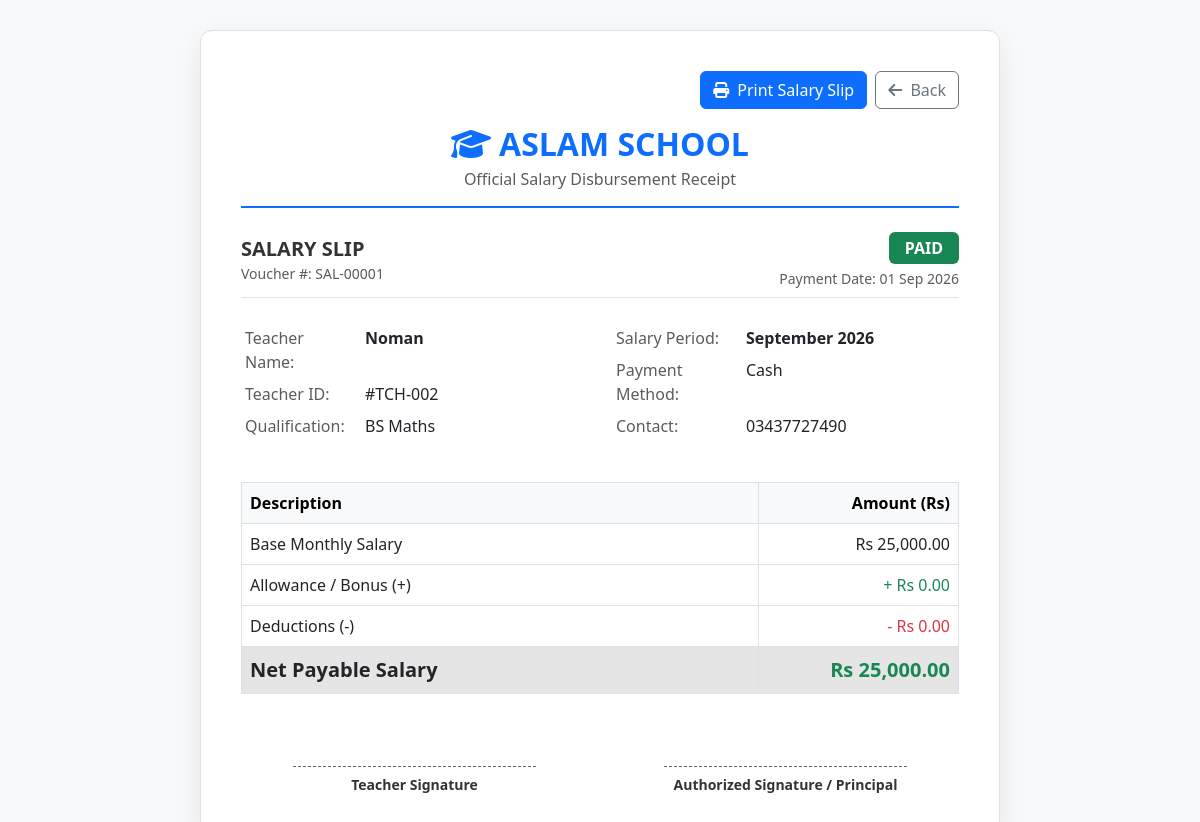
Page /school/teachers/salary_slip.php?id=1 on the committed database.
### tables this page shows
CREATE TABLE `teacher_salaries` (
  `id` int(11) NOT NULL,
  `teacher_id` int(11) NOT NULL,
  `month` varchar(20) NOT NULL,
  `year` int(4) NOT NULL,
  `amount` decimal(10,2) NOT NULL,
  `paid_on` timestamp NOT NULL DEFAULT current_timestamp(),
  `base_salary` decimal(10,2) NOT NULL DEFAULT 0.00,
  `allowance` decimal(10,2) NOT NULL DEFAULT 0.00,
  `deduction` decimal(10,2) NOT NULL DEFAULT 0.00,
  `net_salary` decimal(10,2) NOT NULL DEFAULT 0.00,
  `payment_method` varchar(50) NOT NULL DEFAULT 'Cash',
  `remarks` text DEFAULT NULL
);

CREATE TABLE `teachers` (
  `id` int(11) NOT NULL,
  `name` varchar(100) NOT NULL,
  `phone` varchar(20) NOT NULL,
  `email` varchar(100) DEFAULT NULL,
  `qualification` varchar(100) NOT NULL,
  `join_date` date NOT NULL,
  `salary` decimal(10,2) NOT NULL DEFAULT 0.00,
  `status` enum('Active','Inactive') NOT NULL DEFAULT 'Active'
);

### school/teachers/salary_slip.php (the view, shortened to what this page needs)
<?php
require_once '../includes/db.php';
$id = isset($_GET['id']) ? (int)$_GET['id'] : 0;
$stmt = $conn->prepare("SELECT ts.*, t.name as teacher_name, t.phone, t.email, t.qualification, t.join_date
                        FROM teacher_salaries ts
                        JOIN teachers t ON ts.teacher_id = t.id
                        WHERE ts.id = ?");
$stmt->bind_param("i", $id);
$stmt->execute();
$data = $stmt->get_result()->fetch_assoc();
?>
<!DOCTYPE html>
<html lang="en">
<head>
    <link href="https://cdn.jsdelivr.net/npm/bootstrap@5.3.0/dist/css/bootstrap.min.css" rel="stylesheet">
    <link href="https://cdnjs.cloudflare.com/ajax/libs/font-awesome/6.4.0/css/all.min.css" rel="stylesheet">
</head>
<body>
<div class="container">
    <div class="slip-card">
        <div class="d-flex justify-content-end mb-3 no-print">
            <button onclick="window.print()" class="btn btn-primary"><i class="fa-solid fa-print me-1"></i> Print Salary Slip</button>
            <a href="salaries.php" class="btn btn-outline-secondary ms-2"><i class="fa-solid fa-arrow-left me-1"></i> Back</a>
        </div>
        <div class="text-center header-title mb-4">
            <h2 class="fw-bold text-uppercase text-primary mb-1"><i class="fa-solid fa-graduation-cap me-2"></i>Aslam School</h2>
            <p class="text-muted mb-0">Official Salary Disbursement Receipt</p>
        </div>
        <div class="d-flex justify-content-between align-items-center mb-4 pb-2 border-bottom">
            <div>
                <h5 class="fw-bold mb-0">SALARY SLIP</h5>
                <small class="text-muted">Voucher #: SAL-<?= str_pad($data['id'], 5, '0', STR_PAD_LEFT) ?></small>
            </div>
            <div class="text-end">
                <span class="badge bg-success fs-6 py-2 px-3">PAID</span>
                <div class="small text-muted mt-1">Payment Date: <?= date('d M Y', strtotime($data['paid_on'])) ?></div>
            </div>
        </div>
        <div class="row mb-4">
            <div class="col-6">
                <table class="table table-sm table-borderless">
                    <tr>
                        <td class="text-muted" style="width: 120px;">Teacher Name:</td>
                        <td class="fw-bold"><?= htmlspecialchars($data['teacher_name']) ?></td>
                    </tr>
                    <tr>
                        <td class="text-muted">Teacher ID:</td>
                        <td>#TCH-<?= str_pad($data['teacher_id'], 3, '0', STR_PAD_LEFT) ?></td>
                    </tr>
                    <tr>
                        <td class="text-muted">Qualification:</td>
                        <td><?= htmlspecialchars($data['qualification']) ?></td>
                    </tr>
                </table>
            </div>
            <div class="col-6">
                <table class="table table-sm table-borderless">
                    <tr>
                        <td class="text-muted" style="width: 130px;">Salary Period:</td>
                        <td class="fw-bold"><?= $data['month'] ?> <?= $data['year'] ?></td>
                    </tr>
                    <tr>
                        <td class="text-muted">Payment Method:</td>
                        <td><?= htmlspecialchars($data['payment_method']) ?></td>
                    </tr>
                    <tr>
                        <td class="text-muted">Contact:</td>
                        <td><?= htmlspecialchars($data['phone']) ?></td>
                    </tr>
                </table>
            </div>
        </div>
        <table class="table table-bordered mb-4">
            <thead class="table-light">
                <tr>
                    <th>Description</th>
                    <th class="text-end" style="width: 200px;">Amount (Rs)</th>
                </tr>
            </thead>
            <tbody>
                <tr>
                    <td>Base Monthly Salary</td>
                    <td class="text-end">Rs <?= number_format($data['base_salary'], 2) ?></td>
                </tr>
                <tr>
                    <td>Allowance / Bonus (+)</td>
                    <td class="text-end text-success">+ Rs <?= number_format($data['allowance'], 2) ?></td>
                </tr>
                <tr>
                    <td>Deductions (-)</td>
                    <td class="text-end text-danger">- Rs <?= number_format($data['deduction'], 2) ?></td>
                </tr>
                <tr class="table-active fw-bold">
                    <td class="fs-5">Net Payable Salary</td>
                    <td class="text-end fs-5 text-success">Rs <?= number_format($data['net_salary'], 2) ?></td>
                </tr>
            </tbody>
        </table>
        <div class="row pt-5 mt-4">
            <div class="col-6 text-center">
                <div style="border-top: 1px dashed #666; width: 70%; margin: 0 auto 5px auto;"></div>
                <small class="fw-bold">Teacher Signature</small>
            </div>
            <div class="col-6 text-center">
                <div style="border-top: 1px dashed #666; width: 70%; margin: 0 auto 5px auto;"></div>
                <small class="fw-bold">Authorized Signature / Principal</small>
            </div>
        </div>
    </div>
</div>
</body>
</html>

### school/teachers/salary_slip.php (style rules this page uses)
body { background-color: #f8f9fa; font-family: 'Segoe UI', Tahoma, Geneva, Verdana, sans-serif; color: #333; }
.slip-card { max-width: 800px; margin: 30px auto; background: #fff; padding: 40px; border-radius: 12px; box-shadow: 0 10px 30px rgba(0,0,0,0.08); border: 1px solid #e0e0e0; }
.header-title { border-bottom: 2px solid #0d6efd; padding-bottom: 15px; }

### rows in the picture
teacher_salaries: id "00001", paid_on "01 Sep 2026", teacher.name "Noman", teacher "002", teacher.qualification "BS Maths", month "September", year "2026", payment_method "Cash", teacher.phone "03437727490", base_salary "25,000.00", allowance "0.00", deduction "0.00", net_salary "25,000.00"
